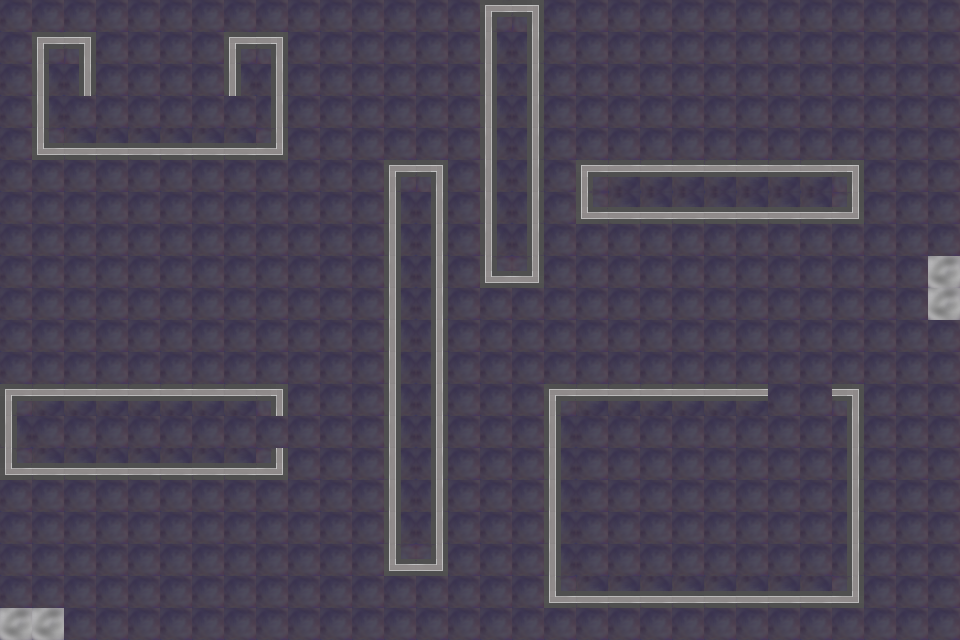

Tiled map render using the project's own tile images. Description and the map definition, with tile-layer contents summarised, below:
An orthogonal 30x20 tile map with 32x32 px tiles, 1 tile layer (Tile Layer 1), 3 tilesets and 2 objects (forward, backward).

<map version="1.0" orientation="orthogonal" width="30" height="20" tilewidth="32" tileheight="32">
 <tileset firstgid="1" name="vhatBase" tilewidth="32" tileheight="32">
  <image source="vhatBase.png" trans="ff00ff" width="32" height="32" />
 </tileset>
 <tileset firstgid="2" name="vhatTilesetOne" tilewidth="32" tileheight="32">
  <image source="vhatTilesetOne.png" trans="ff00ff" width="32" height="32" />
 </tileset>
 <tileset firstgid="3" name="vhatTilesetTwo" tilewidth="32" tileheight="32">
  <image source="vhatTilesetTwo.png" trans="ff00ff" width="128" height="64" />
 </tileset>
 <layer name="Tile Layer 1" width="30" height="20">
  <data>[600 cells, 600 non-empty, 10 distinct tile ids]</data>
 </layer>
 <objectgroup name="Object Layer 1" width="30" height="20">
  <object name="forward" x="928" y="256" width="32" height="64" />
  <object name="backward" x="0" y="608" width="64" height="32" />
 </objectgroup>
</map>
